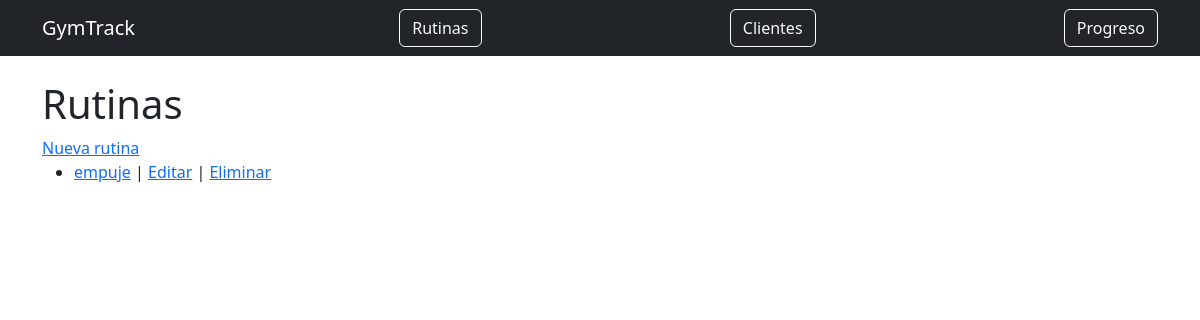
The page /rutinas/ on the database as committed earlier.
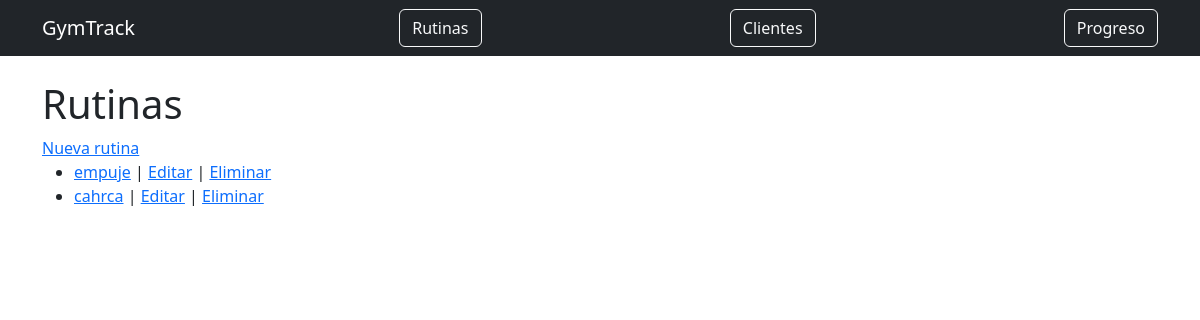
The same page on the database as committed later.
### rutinas/models.py (models this page shows, shortened)
class Rutina(models.Model):
    cliente = models.ForeignKey(Cliente, on_delete=models.CASCADE, related_name="rutinas")
    nombre = models.CharField(max_length=100)
    descripcion = models.TextField(blank=True)
    fecha_creacion = models.DateField(auto_now_add=True)

### rutinas/views.py (the view)
# urls.py: path("", RutinaListaView.as_view(), name="lista"),
class RutinaListaView(ListView):
    model = Rutina
    template_name = "rutinas/lista.html"
    context_object_name = "rutinas"

### rutinas/templates/rutinas/lista.html (shortened to what this page needs)
{% extends "base.html" %}
{% block content %}
<body>
    <h1>Rutinas</h1>
    <a href="{% url 'rutinas:crear' %}">Nueva rutina</a>
    <ul>
        {% for rutina in rutinas %}
            <li>
                <a href="{% url 'rutinas:detalle' rutina.pk %}">{{ rutina.nombre }}</a>
                | <a href="{% url 'rutinas:editar' rutina.pk %}">Editar</a>
                | <a href="{% url 'rutinas:eliminar' rutina.pk %}">Eliminar</a>
            </li>
        {% empty %}
            <li>No hay rutinas.</li>
        {% endfor %}
    </ul>
</body>
</html>
    {% endblock %}

Rows that differ between the two databases and show on the page:
added Rutina: nombre "cahrca"
